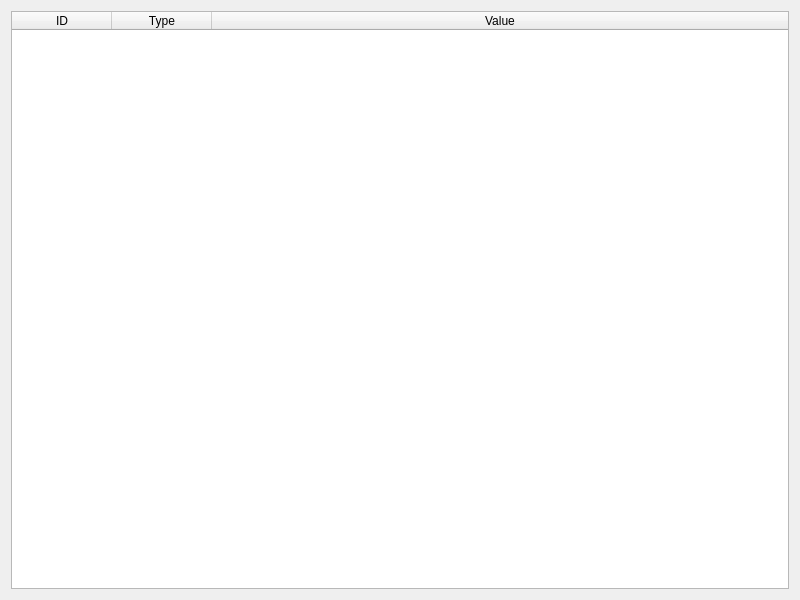
<?xml version="1.0" encoding="UTF-8"?>
<ui version="4.0">
 <class>PropertiesViewer</class>
 <widget class="QWidget" name="PropertiesViewer">
  <property name="geometry">
   <rect>
    <x>0</x>
    <y>0</y>
    <width>800</width>
    <height>600</height>
   </rect>
  </property>
  <property name="windowTitle">
   <string>PropertiesViewer</string>
  </property>
  <layout class="QGridLayout" name="gridLayout">
   <item row="0" column="0">
    <widget class="QTableWidget" name="tableProps">
     <property name="editTriggers">
      <set>QAbstractItemView::NoEditTriggers</set>
     </property>
     <property name="verticalScrollMode">
      <enum>QAbstractItemView::ScrollPerPixel</enum>
     </property>
     <property name="horizontalScrollMode">
      <enum>QAbstractItemView::ScrollPerPixel</enum>
     </property>
     <attribute name="horizontalHeaderDefaultSectionSize">
      <number>100</number>
     </attribute>
     <attribute name="horizontalHeaderStretchLastSection">
      <bool>true</bool>
     </attribute>
     <attribute name="verticalHeaderStretchLastSection">
      <bool>false</bool>
     </attribute>
     <column>
      <property name="text">
       <string>ID</string>
      </property>
     </column>
     <column>
      <property name="text">
       <string>Type</string>
      </property>
     </column>
     <column>
      <property name="text">
       <string>Value</string>
      </property>
     </column>
    </widget>
   </item>
  </layout>
 </widget>
 <resources/>
 <connections/>
</ui>
